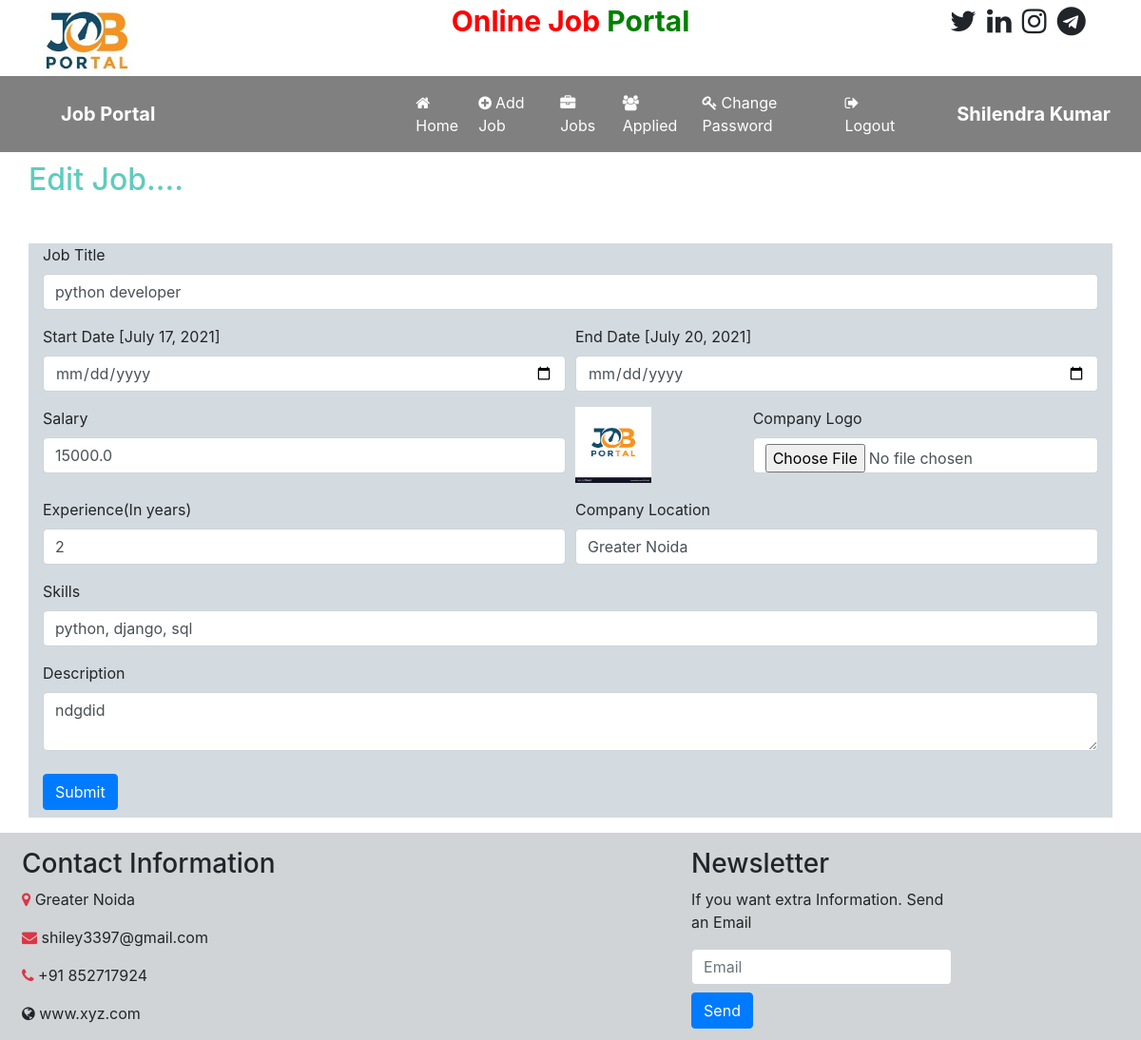
Page /edit_job/1 (signed in) on the committed database.
### job/models.py (models this page shows, shortened)
class Job(models.Model):
    recruiter=models.ForeignKey(Recruiter, on_delete=models.CASCADE)
    start_date=models.DateField()
    end_date=models.DateField()
    title=models.CharField(max_length=100)
    salary=models.FloatField(max_length=20)
    image=models.FileField()
    description=models.CharField(max_length=300)
    experience=models.CharField(max_length=50)
    location=models.CharField(max_length=100)
    skills=models.CharField(max_length=100)
    creation_date=models.DateField()

### job/views.py (the view, shortened to what this page needs)
# urls.py: path('edit_job/<int:pid>', edit_job, name='edit_job'),
def edit_job(request,pid):
    if not request.user.is_authenticated:
        return redirect('recruiter_login')
    error=''
    job=Job.objects.get(id=pid)
    context={'error':error,
              'job':job
            }
    return render(request, 'edit_job_details.html',context)

### job/templates/edit_job_details.html (shortened to what this page needs)
{% load static %}
{% block body %}
{% include 'recruiter_navigation.html' %}
    <h2 style="color:rgb(95, 204, 189); margin-left: 30px; margin-top: 10px;">Edit Job....</h2>
    <form class="container mt-5"  method="POST"  enctype="multipart/form-data" style="background-color: rgb(212, 219, 224);">
        <div class="form-row">
            <div class="form-group col-md-12">
                <label>Job Title</label>
                <input type="text" class="form-control" name="title" value="{{job.title}}">
            </div>
        </div>
        <div class="form-row">
            <div class="form-group col-md-6">
                <label>Start Date</label> [{{job.start_date}}]
                <input type="date" class="form-control" name="sdate" value="">
            </div>
            <div class="form-group col-md-6">
                <label>End Date</label> [{{job.end_date}}]
                <input type="date" class="form-control" name="edate" value="" >
            </div>
        </div>
        <div class="form-row">
            <div class="form-group col-md-6">
                <label>Salary</label>
                <input type="text" class="form-control" name="salary" value="{{job.salary}}">
            </div>
            <div class="form-group col-md-2">
                <img src="{{job.image.url}}" alt="" style="width: 80px; height: 80px;">
            </div>
            <div class="form-group col-md-4">
                <label>Company Logo</label>
                <input type="file" class="form-control" name="logo" required>
            </div>
        </div>
        <div class="form-row">
            <div class="form-group col-md-6">
                <label>Experience(In years)</label>
                <input type="text" class="form-control" name="exp" value="{{job.experience}}" >
            </div>
            <div class="form-group col-md-6">
                <label>Company Location</label>
                <input type="text" class="form-control" name="location" value="{{job.location}}">
            </div>
        </div>
        <div class="form-row">
            <div class="form-group col-md-12">
                <label>Skills</label>
                <input type="text" class="form-control" name="skills" value="{{job.skills}}">
            </div>
        </div>
        <div class="form-row">
            <div class="form-group col-md-12">
                <label>Description</label>
                <textarea class="form-control" name="desc">{{job.description}}</textarea>
            </div>
        </div>
        <input type="submit" class="btn btn-primary mb-2" style="margin-top:8px" >
    </form>
    {% include 'footer.html' %}
{% endblock %}

### job/templates/recruiter_navigation.html (shortened to what this page needs)
<!DOCTYPE html>
<html lang="en">
<head>
    {% load static %}
    <link rel="stylesheet" href="https://maxcdn.bootstrapcdn.com/bootstrap/4.5.2/css/bootstrap.min.css">
    <link rel="stylesheet" href="https://cdnjs.cloudflare.com/ajax/libs/font-awesome/4.7.0/css/font-awesome.min.css">
</head>
<body>
    <div class="container">
        <div class="row">
            <div class="col-sm-3">
                <img src="{% static 'images/jp2.jpg' %}" style="width:140pb; height:80px">
            </div>
            <div class="col-sm-6 mt-10 text-center">
               <span style="font-weight:bold; font-size:30px">
                    <span style="color:red">Online Job</span>
                    <span style="color:green">Portal </span>
               </span>
            </div>
            <div class="col-sm-3 mt-10" style="padding-left:10%">
                <span style="font-weight:bold; font-size:30px">
                    <span><i class="fa fa-twitter "></i></span>
                    <span><i class="fa fa-linkedin pl-1"></i></span>
                    <span><i class="fa fa-instagram pl-1"></i></span>
                    <span><i class="fa fa-telegram pl-1"></i></span>
                </span>
            </div>
        </div>
    </div>
    <nav class="navbar navbar-expand-sm" style="background-color:gray">
        <a class="navbar-brand pl-5 font-weight-bold text-white">Job Portal</a>
        <ul class="navbar-nav">
            <li class="nav-item">
                <a class="nav-link" href="{% url 'recruiter_home' %}" style="margin-left:250px"><i class="fa fa-home  mr-1"></i>Home</a>
            </li>
            <li class="nav-item">
                <a class="nav-link" href="{% url 'add_job' %}" ><i class="fa fa-plus-circle mr-1"></i>Add Job</a>
            </li>
            <li class="nav-item">
                <a class="nav-link" href="{% url 'job_list' %}" ><i class="fa fa-briefcase mr-1"></i>Jobs</a>
            </li>
            <li class="nav-item">
                <a class="nav-link" href="#" ><i class="fa fa-users mr-1"></i>Applied</a>
            </li>
            <li class="nav-item">
                <a class="nav-link" href="{% url 'recruiter_change_pwd' %}" ><i class="fa fa-key mr-1"></i>Change Password</a>
            </li>
            <li class="nav-item">
                <a class="nav-link" href="{% url 'logout' %}" ><i class="fa fa-sign-out mr-1"></i>Logout</a>
            </li>
        </ul>
        <a class="navbar-brand pl-5 font-weight-bold text-white">{{request.user.first_name}} {{request.user.last_name}}</a>
    </nav>
</body>
</html>

### job/templates/recruiter_navigation.html (style rules this page uses)
.nav-link { color:white !important; margin-right:5px }

### rows in the picture
Job: title "python developer", start_date "July 17, 2021", end_date "July 20, 2021", salary "15000.0", image (picture), exp "2", location "Greater Noida", skills "python, django, sql", desc "ndgdid"

### other values in the picture
{{ request.user.first_name }} "Shilendra"
{{ request.user.last_name }} "Kumar"
